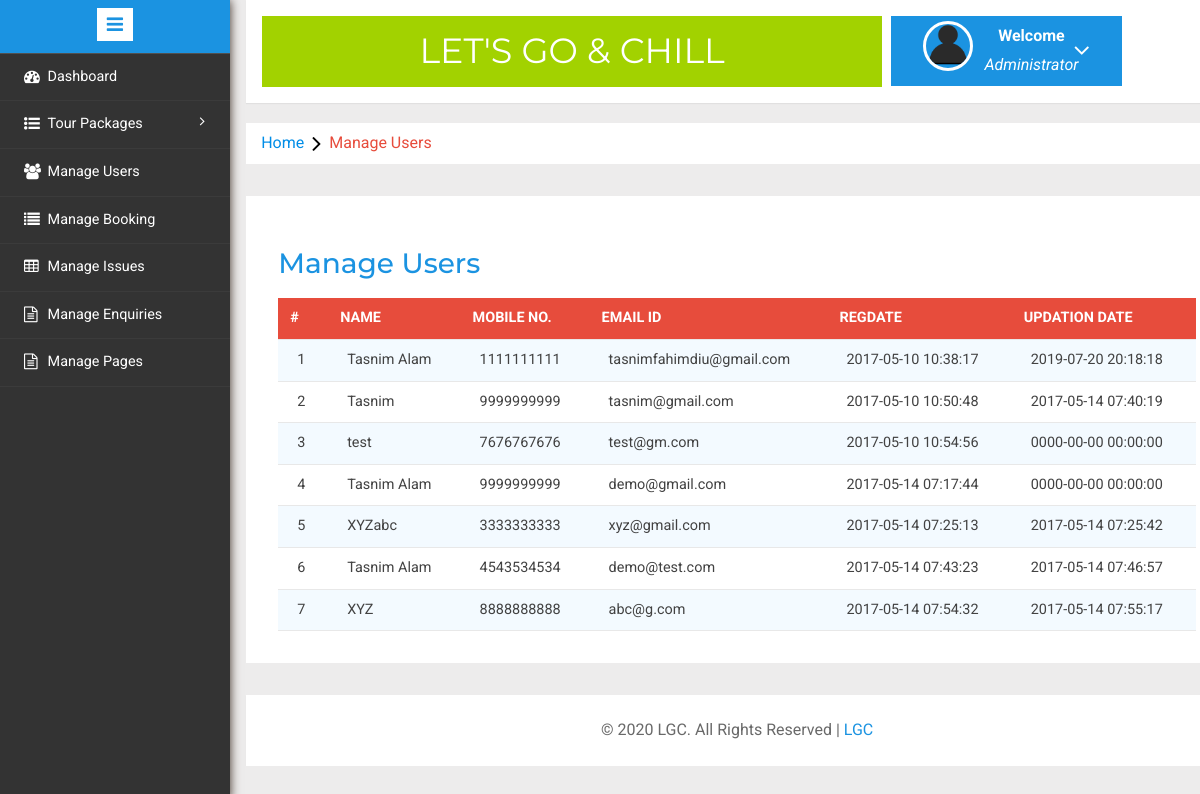
The page /admin/manage-users.php (signed in) on the database its author committed.
### tables this page shows
CREATE TABLE `tblusers` (
  `id` int(11) NOT NULL,
  `FullName` varchar(100) DEFAULT NULL,
  `MobileNumber` char(10) DEFAULT NULL,
  `EmailId` varchar(70) DEFAULT NULL,
  `Password` varchar(100) DEFAULT NULL,
  `RegDate` timestamp NULL DEFAULT current_timestamp(),
  `UpdationDate` timestamp NULL DEFAULT NULL ON UPDATE current_timestamp()
);

### admin/manage-users.php (the view, shortened to what this page needs)
<?php
include('includes/config.php');
if(strlen($_SESSION['alogin'])==0)
	{
header('location:index.php');
}
else{
	?>
<!DOCTYPE HTML>
<html>
<head>
<link href="css/bootstrap.min.css" rel='stylesheet' type='text/css' />
<link href="css/style.css" rel='stylesheet' type='text/css' />
<link rel="stylesheet" href="css/morris.css" type="text/css"/>
<link href="css/font-awesome.css" rel="stylesheet">
<link rel="stylesheet" type="text/css" href="css/table-style.css" />
<link rel="stylesheet" type="text/css" href="css/basictable.css" />
<link rel="stylesheet" href="css/icon-font.min.css" type='text/css' />
</head>
<body>
   <div class="page-container">
<div class="left-content">
	   <div class="mother-grid-inner">
				<?php include('includes/header.php');?>
				</div>
<ol class="breadcrumb">
                <li class="breadcrumb-item"><a href="index.html">Home</a><i class="fa fa-angle-right"></i>Manage Users</li>
            </ol>
<div class="agile-grids">
				<div class="agile-tables">
					<div class="w3l-table-info">
					  <h2>Manage Users</h2>
					    <table id="table">
						<thead>
						  <tr>
						  <th>#</th>
							<th>Name</th>
							<th>Mobile No.</th>
							<th>Email Id</th>
							<th>RegDate </th>
							<th>Updation Date</th>
						  </tr>
						</thead>
						<tbody>
<?php $sql = "SELECT * from tblusers";
$query = $dbh -> prepare($sql);
$query->execute();
$results=$query->fetchAll(PDO::FETCH_OBJ);
$cnt=1;
if($query->rowCount() > 0)
{
foreach($results as $result)
{				?>
						  <tr>
							<td><?php echo htmlentities($cnt);?></td>
							<td><?php echo htmlentities($result->FullName);?></td>
							<td><?php echo htmlentities($result->MobileNumber);?></td>
							<td><?php echo htmlentities($result->EmailId);?></td>
							<td><?php echo htmlentities($result->RegDate);?></td>
							<td><?php echo htmlentities($result->UpdationDate);?></td>
						  </tr>
						 <?php $cnt=$cnt+1;} }?>
						</tbody>
					  </table>
					</div>
			</div>
<?php include('includes/footer.php');?>
</div>
</div>
						<?php include('includes/sidebarmenu.php');?>
							</div>
</body>
</html>
<?php } ?>

### admin/css/table-style.css (style rules this page uses)
table { background: white; border-collapse: collapse; margin: 1.25em 0 0; width: 100%; }
table tr, table th, table td { border: none; border-bottom: 1px solid #e8e8e8; font-size: .95em; }
table th, table td { padding: 10px 12px; text-align: left; }
table th { background: #e74c3c; color: #fff; text-transform: uppercase; }
table tr td { background: #f3faff; color: #424242; }
table tr:nth-of-type(2n+2) td { background: #ffffff; }
table { width: 100%; }

### rows shown on the page
tblusers: FullName "Tasnim Alam", MobileNumber "1111111111", EmailId "tasnimfahimdiu@gmail.com", RegDate "2017-05-10 10:38:17", UpdationDate "2019-07-20 20:18:18"
tblusers: FullName "Tasnim", MobileNumber "9999999999", EmailId "tasnim@gmail.com", RegDate "2017-05-10 10:50:48", UpdationDate "2017-05-14 07:40:19"
tblusers: FullName "test", MobileNumber "7676767676", EmailId "test@gm.com", RegDate "2017-05-10 10:54:56", UpdationDate "0000-00-00 00:00:00"
tblusers: FullName "Tasnim Alam", MobileNumber "9999999999", EmailId "demo@gmail.com", RegDate "2017-05-14 07:17:44", UpdationDate "0000-00-00 00:00:00"
tblusers: FullName "XYZabc", MobileNumber "3333333333", EmailId "xyz@gmail.com", RegDate "2017-05-14 07:25:13", UpdationDate "2017-05-14 07:25:42"
tblusers: FullName "Tasnim Alam", MobileNumber "4543534534", EmailId "demo@test.com", RegDate "2017-05-14 07:43:23", UpdationDate "2017-05-14 07:46:57"
tblusers: FullName "XYZ", MobileNumber "8888888888", EmailId "abc@g.com", RegDate "2017-05-14 07:54:32", UpdationDate "2017-05-14 07:55:17"
